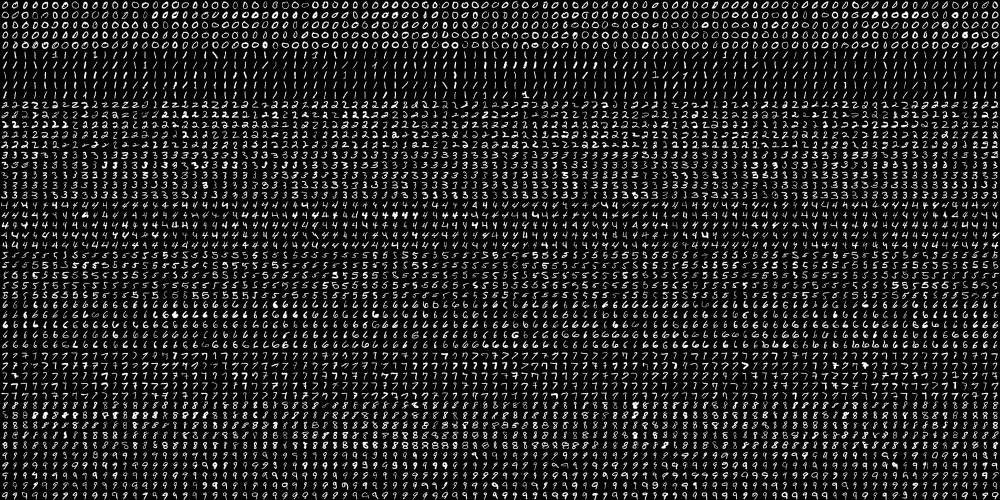
//> input picture 8-2./배포 파일/svmdigits/digits.png, 2000 x 1000 px (shown at 1/2 size)
$ ./main   (built with g++ and OpenCV 4)
//> lines starting //> are read from the running program, lines starting //| are printed output that depends on the picture; after the words box and inside, x2 and y2 are one past the last pixel; in counts of white or black regions, pixels touching at a corner belong together
#include <iostream>
#include "opencv2/opencv.hpp"

using namespace std;
using namespace cv;
using namespace cv::ml;

Mat img;
Point ptPrev(-1, -1);

void on_mouse(int event, int x, int y, int flags, void*)
{
	if (x < 0 || x >= img.cols || y < 0 || y >= img.rows)
		return;
	if (event == EVENT_LBUTTONUP || !(flags & EVENT_FLAG_LBUTTON))
		ptPrev = Point(-1, -1);
	else if (event == EVENT_LBUTTONDOWN)
		ptPrev = Point(x, y);
	else if (event == EVENT_MOUSEMOVE && (flags & EVENT_FLAG_LBUTTON))
	{
		Point pt(x, y);
		if (ptPrev.x < 0)
			ptPrev = pt;
		line(img, ptPrev, pt, Scalar::all(255), 40, LINE_AA, 0);
		ptPrev = pt;

		imshow("img", img);
	}
}

Mat norm_digit(Mat& src)
{
	CV_Assert(!src.empty() && src.type() == CV_8UC1);

	Mat src_bin;
	threshold(src, src_bin, 0, 255, THRESH_BINARY | THRESH_OTSU);

	Mat labels, stats, centroids;
	int n = connectedComponentsWithStats(src_bin, labels, stats, centroids);

	Mat dst = Mat::zeros(src.rows, src.cols, src.type());
	for (int i = 1; i < n; i++) {
		if (stats.at<int>(i, 4) < 10) continue;

		int cx = cvRound(centroids.at<double>(i, 0));
		int cy = cvRound(centroids.at<double>(i, 1));

		double dx = 10 - cx;
		double dy = 10 - cy;

		Mat warpMat = (Mat_<double>(2, 3) << 1, 0, dx, 0, 1, dy);
		warpAffine(src, dst, warpMat, dst.size());
	}

	return dst;
}

int main()
{
	Mat digits = imread("digits.png", IMREAD_GRAYSCALE);
//> digits is the input picture: 1000 rows x 2000 cols, CV_8UC1; min 0, max 255, mean 33.8

	if (digits.empty()) {
		cerr << "Image load failed!" << endl;
		return -1;
	}

#if _DEBUG
	HOGDescriptor hog(Size(20, 20), // _winSize
		Size(8, 8),		// _blockSize
		Size(4, 4),		// _blockStride,
		Size(4, 4),		// _cellSize,
		9);				// _nbins,
#else
	HOGDescriptor hog(Size(20, 20), // _winSize
		Size(10, 10),	// _blockSize
		Size(5, 5),		// _blockStride,
		Size(5, 5),		// _cellSize,
		9);				// _nbins,
#endif

	size_t descriptor_size = hog.getDescriptorSize();
	cout << "Descriptor Size : " << descriptor_size << endl;

	Mat train_hog, train_labels;

	for (int j = 0; j < 50; j++) {
		for (int i = 0; i < 100; i++) {
			Mat roi = digits(Rect(i * 20, j * 20, 20, 20)).clone();

			vector<float> desc;
			hog.compute(roi, desc);

			Mat desc_mat(desc, true);
			train_hog.push_back(desc_mat.t());
			train_labels.push_back(j / 5);
		}
	}
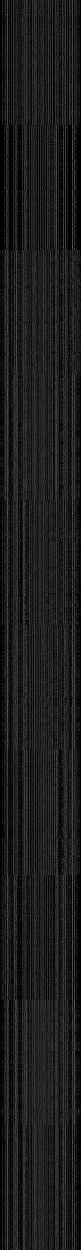
//> train_hog: 5000 rows x 324 cols, CV_32FC1 (shown at 1/4 size); min 0, max 0.995, mean 0.111
//> after the loop, train_labels = 5000 values from 0 to 9

	Ptr<SVM> svm = SVM::create();
//	Ptr<SVM> svm = SVM::load("svmdigits.yml");

	svm->setType(SVM::C_SVC);
	svm->setKernel(SVM::RBF);

#if 1
	svm->setGamma(0.50625);
	svm->setC(2.5);
	svm->train(train_hog, ROW_SAMPLE, train_labels);
#else
	svm->trainAuto(train_hog, ROW_SAMPLE, train_labels);
#endif
//	svm->save("svmdigits.yml");

	// 입력 이미지 생성
	img = Mat::zeros(400, 400, CV_8U);

	imshow("img", img);
	setMouseCallback("img", on_mouse);

	while (true) {
		int c = waitKey();
//> the left mouse button is pressed at (100, 100)
//> the mouse is dragged to (200, 200)
//> call 2 of on_mouse, with event = 0, x = 200, y = 200, flags = 1
//> in on_mouse (call 2), `line(img, ptPrev, pt, Scalar::all(255), 40, LINE_AA, 0);`:
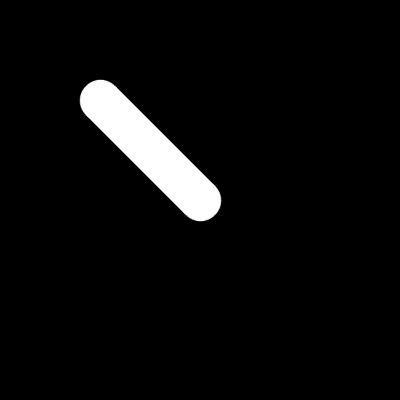
//> img: 400 rows x 400 cols, CV_8UC1; min 0, max 255, mean 11.4
//> the mouse is dragged to (300, 300)
//> call 3 of on_mouse, with event = 0, x = 300, y = 300, flags = 1
//> in on_mouse (call 3), `line(img, ptPrev, pt, Scalar::all(255), 40, LINE_AA, 0);`:
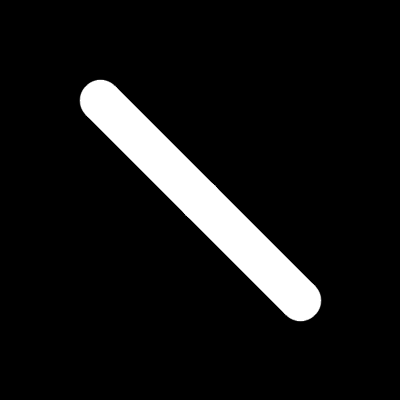
//> img: 400 rows x 400 cols, CV_8UC1; 3.75% of pixels changed, all inside (x1, y1, x2, y2) = (182, 182, 322, 322)
//> the button is released at (300, 300)

		if (c == 27) {
			break;
		} else if (c == ' ') {
			Mat img_blur, img_resize;
			GaussianBlur(img, img_blur, Size(), 1);
			resize(img_blur, img_resize, Size(20, 20), 0, 0, INTER_AREA);

			vector<float> desc;
			hog.compute(img_resize, desc);

			Mat desc_mat(desc, true);
			float res = svm->predict(desc_mat.t());
//> res = 1
			cout << cvRound(res) << endl;
//| 1
//> the Esc key is pressed

			img.setTo(0);
			imshow("img", img);
		} else if (c == 'c') {
			img.setTo(0);
			imshow("img", img);
		}
	}
}
